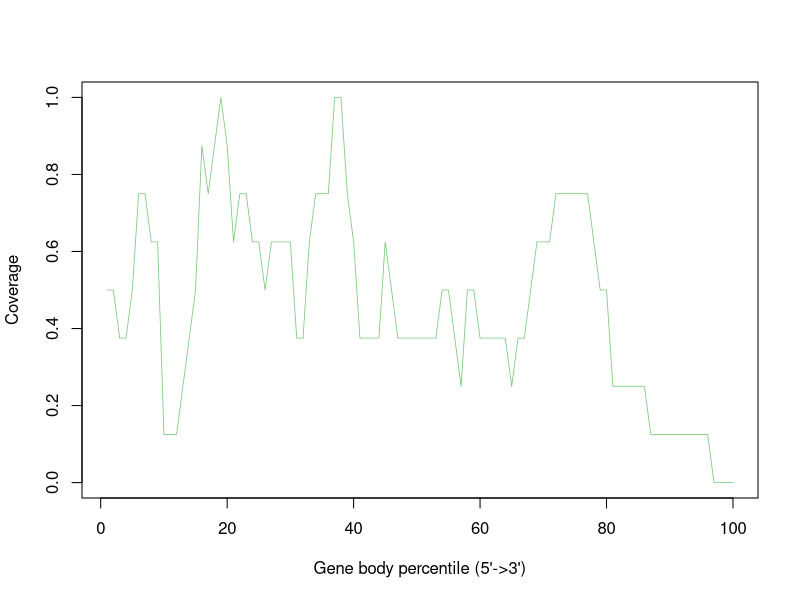

The R script that drew this image:
Mmus_BAL_TAL_LRTN_BSL_Rep1_B7_Aligned.sortedByCoord_sorted.out <- c(0.5,0.5,0.375,0.375,0.5,0.75,0.75,0.625,0.625,0.125,0.125,0.125,0.25,0.375,0.5,0.875,0.75,0.875,1.0,0.875,0.625,0.75,0.75,0.625,0.625,0.5,0.625,0.625,0.625,0.625,0.375,0.375,0.625,0.75,0.75,0.75,1.0,1.0,0.75,0.625,0.375,0.375,0.375,0.375,0.625,0.5,0.375,0.375,0.375,0.375,0.375,0.375,0.375,0.5,0.5,0.375,0.25,0.5,0.5,0.375,0.375,0.375,0.375,0.375,0.25,0.375,0.375,0.5,0.625,0.625,0.625,0.75,0.75,0.75,0.75,0.75,0.75,0.625,0.5,0.5,0.25,0.25,0.25,0.25,0.25,0.25,0.125,0.125,0.125,0.125,0.125,0.125,0.125,0.125,0.125,0.125,0.0,0.0,0.0,0.0)


pdf("Mmus_BAL-TAL_LRTN_BSL_Rep1_B7.geneBodyCoverage.curves.pdf")
x=1:100
icolor = colorRampPalette(c("#7fc97f","#beaed4","#fdc086","#ffff99","#386cb0","#f0027f"))(1)
plot(x,Mmus_BAL_TAL_LRTN_BSL_Rep1_B7_Aligned.sortedByCoord_sorted.out,type='l',xlab="Gene body percentile (5'->3')", ylab="Coverage",lwd=0.8,col=icolor[1])
dev.off()
